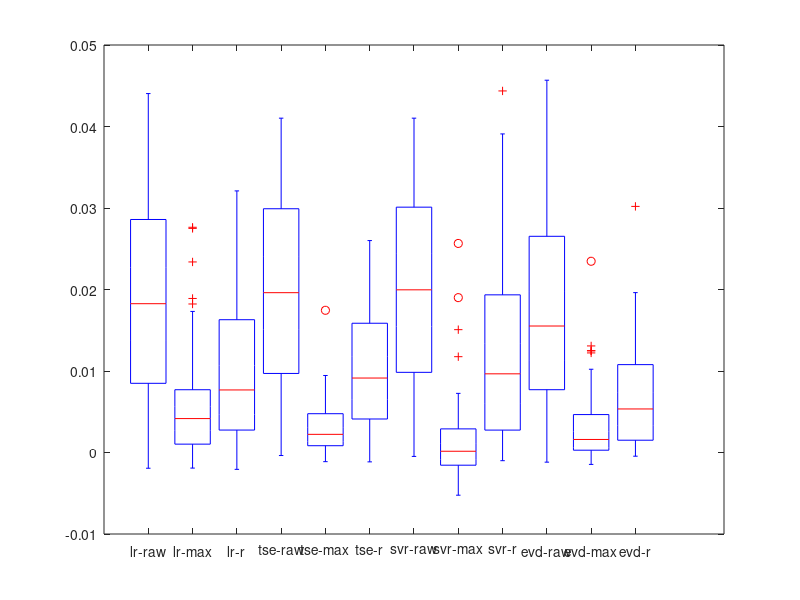

This figure's MATLAB source:
% plot all k_errors in a single graph
% 1. lr-raw  2. lr-max  3. lr-r
% 4. ts-raw  5. ts-max  6. ts-r
% 7. svr-raw 8. svr-max 9. svr-r
% 10.evr-raw 11.evd-max 12.evd-r

k_mean = zeros(50, 12);
load('k_mean_raw')
k_mean(:,1) = arr_k_mean(:,2);
k_mean(:,4) = arr_k_mean(:,3);
k_mean(:,7) = arr_k_mean(:,4);
k_mean(:,10) = arr_k_mean(:,5);

load('k_mean_max')
k_mean(:,2) = arr_k_mean(:,2);
k_mean(:,5) = arr_k_mean(:,3);
k_mean(:,8) = arr_k_mean(:,4);
k_mean(:,11) = arr_k_mean(:,5);

load('k_mean_r')
arr_k_mean = arr_k_mean;
k_mean(:,3) = arr_k_mean(:,2);
k_mean(:,6) = arr_k_mean(:,3);
k_mean(:,9) = arr_k_mean(:,4);
k_mean(:,12) = arr_k_mean(:,5);


methods_cell = [{'lr-raw'}; {'lr-max'}; {'lr-r'}; {'tse-raw'}; {'tse-max'}; ...
    {'tse-r'}; {'svr-raw'}; {'svr-max'}; {'svr-r'}; {'evd-raw'}; {'evd-max'}; {'evd-r'}];
boxplot(k_mean, 'labels',methods_cell)
set(gca,'FontSize',10,'XTickLabelRotation',45)
